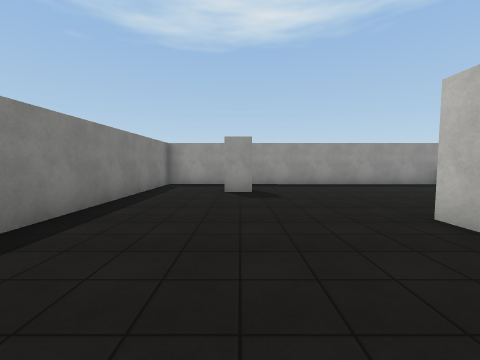
[1] (above)

12 first-person views from a walk through a scene from a Unity 3-D project. The camera is 1.5 m above the floor, tilts 4° down and sees 90° across. The floor is counted in squares, 2 m on a side. Each view is taken from the middle of a square. On the plan, view 1 faces up. The plan holds only what a view shows up to about 9 squares ahead; the rest is blank. The place goes on beyond the plan. Surface patterns are stand-ins for the level's own textures.

[2]
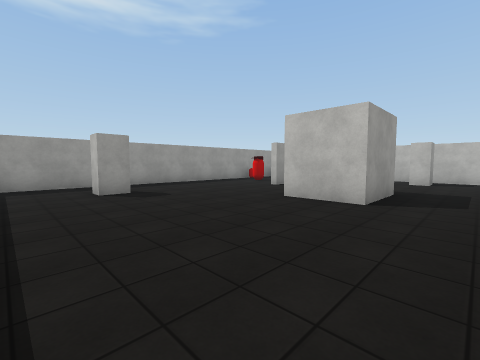

[3]
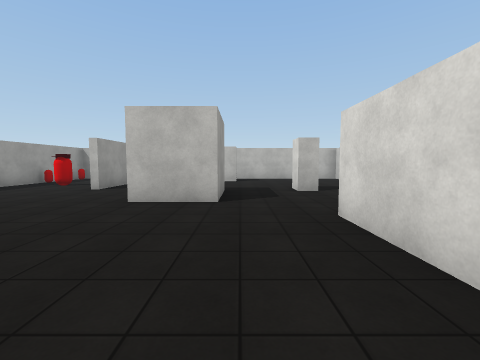

[4]
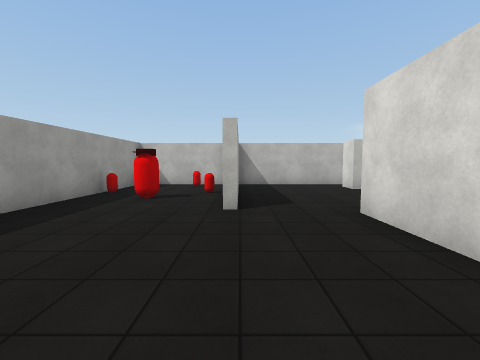

[5]
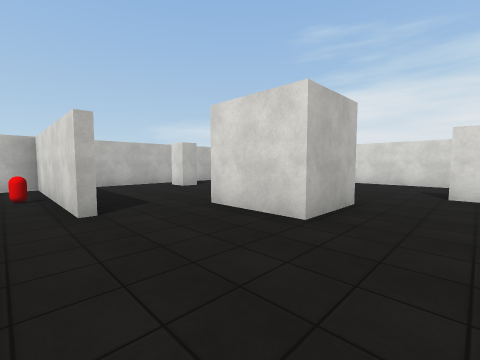

[6]
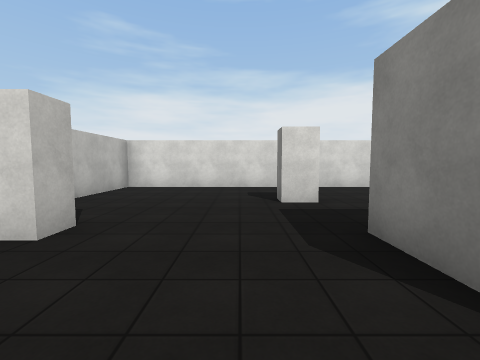

[7]
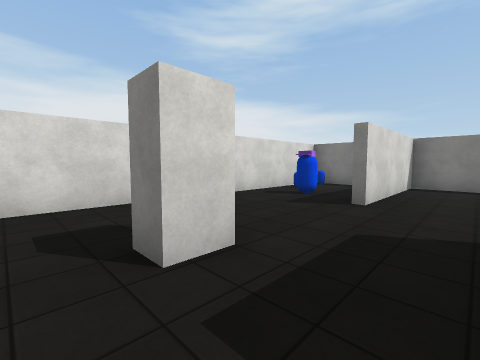

[8]
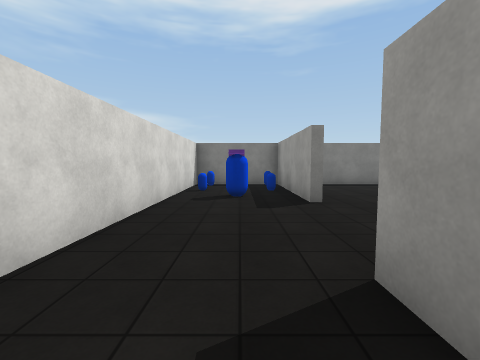

[9]
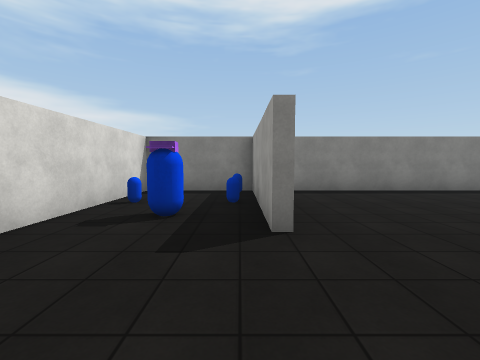

[10]
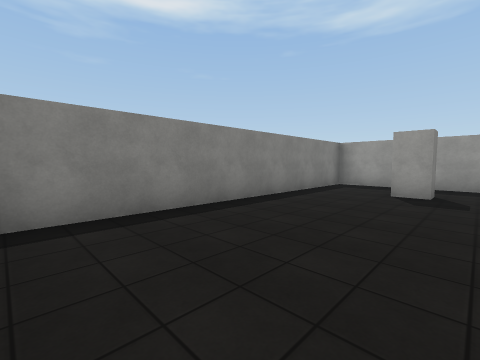

[11]
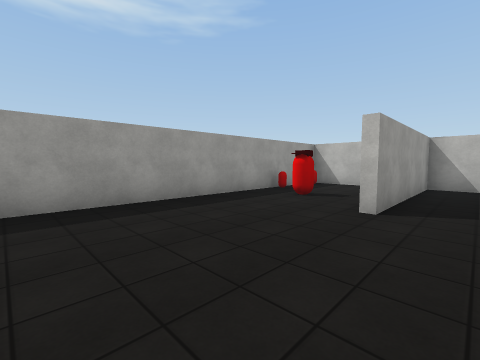

[12]
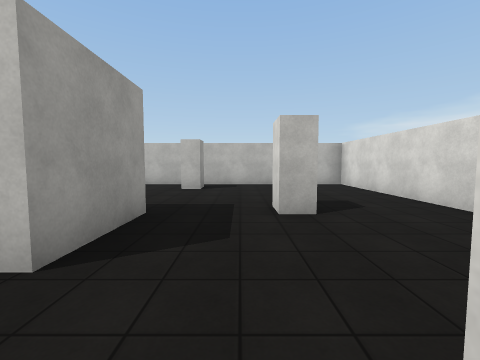

### Floor plan
Points are (right, up) in squares from view 1. A wall is a line through its corners. A room is listed if a view was taken in it or the views show most of it. See-through windows are left out.
Room 1 (views 1, 2, 3, 4, 5, 10, 11, 12)
walls: (0.3, 6.9) (0.3, 6.2) (-0.4, 6.2) (-0.4, 6.9); (2.6, 3.2) (4.6, 3.2); (4.8, 5.3) (9.5, 5.3) (9.5, 8.2); (-0.6, -0.4) (1.5, -0.4); (-2.6, -0.6) (-2.6, -1.6); (9.1, 8.5) (-2.6, 8.6) (-2.6, -0.4) (-2.1, -0.4)
ways out: opening at (2.8, 1.8) to room 2
objects: other object (-2, -1); other object (6, 7); other object (7, 6); other object (7, 8)
Room 2 (views 6, 7, 8, 9)
walls: (5.2, -0.4) (5.2, -1.1) (4.5, -1.1) (4.5, -0.4) (5.2, -0.4); (4.6, 2.8) (4.6, 1.4) (2.6, 1.4) (2.6, 3.2); (1.5, -0.6) (-0.4, -0.6); (8.8, 1.1) (8, 1.1) (8, 1.7) (8.8, 1.7); (-2.6, -1.6) (-2.6, -3.5) (9.5, -3.6) (9.5, 5) (4.8, 5)
ways out: opening at (2.8, 1.8) to room 1
objects: other object (-2, -3); other object (-1, -3); other object (-1, -1); other object (0, -2) to (1, -2)

Positions as (right, up) in squares from view 1, and headings:
1: (0, 0), facing up
2: (-2, 0), facing up-right
3: (-2, 1), facing right
4: (1, 5), facing right
5: (1, 6), facing down-right
6: (6, 4), facing down
7: (6, 1), facing down-left
8: (6, -2), facing left
9: (4, -1), facing left
10: (1, 0), facing up-left
11: (1, 4), facing up-right
12: (1, 0), facing right
